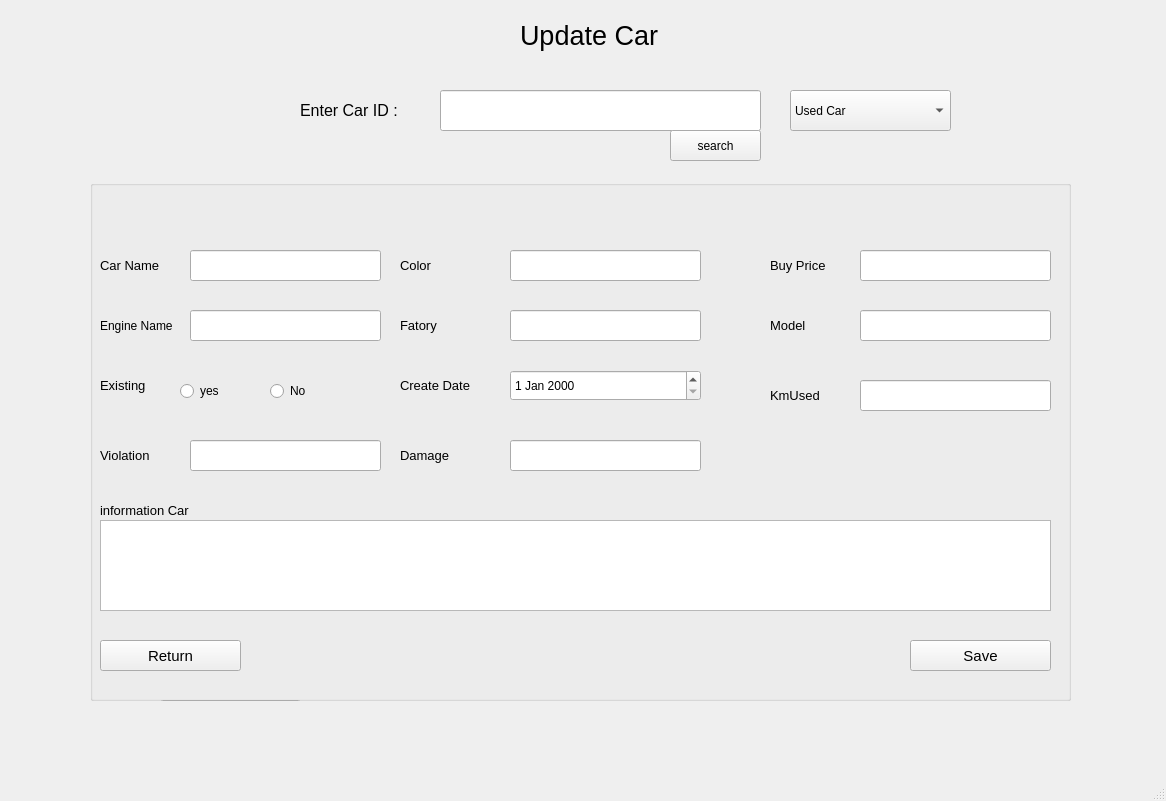
<?xml version="1.0" encoding="UTF-8"?>
<ui version="4.0">
 <class>Update_car</class>
 <widget class="QMainWindow" name="Update_car">
  <property name="geometry">
   <rect>
    <x>0</x>
    <y>0</y>
    <width>1166</width>
    <height>801</height>
   </rect>
  </property>
  <property name="windowTitle">
   <string>MainWindow</string>
  </property>
  <widget class="QWidget" name="centralwidget">
   <widget class="QLabel" name="label_2">
    <property name="geometry">
     <rect>
      <x>520</x>
      <y>-20</y>
      <width>171</width>
      <height>111</height>
     </rect>
    </property>
    <property name="font">
     <font>
      <pointsize>20</pointsize>
     </font>
    </property>
    <property name="text">
     <string>Update Car</string>
    </property>
   </widget>
   <widget class="QLabel" name="label_5">
    <property name="geometry">
     <rect>
      <x>300</x>
      <y>80</y>
      <width>241</width>
      <height>61</height>
     </rect>
    </property>
    <property name="font">
     <font>
      <pointsize>12</pointsize>
     </font>
    </property>
    <property name="text">
     <string>Enter Car ID :</string>
    </property>
   </widget>
   <widget class="QLineEdit" name="lineEdit_carID">
    <property name="geometry">
     <rect>
      <x>440</x>
      <y>90</y>
      <width>321</width>
      <height>41</height>
     </rect>
    </property>
   </widget>
   <widget class="QPushButton" name="pushButton_searchIDCar">
    <property name="geometry">
     <rect>
      <x>670</x>
      <y>130</y>
      <width>91</width>
      <height>31</height>
     </rect>
    </property>
    <property name="font">
     <font>
      <pointsize>9</pointsize>
     </font>
    </property>
    <property name="text">
     <string>search</string>
    </property>
   </widget>
   <widget class="QComboBox" name="comboBox">
    <property name="geometry">
     <rect>
      <x>790</x>
      <y>90</y>
      <width>161</width>
      <height>41</height>
     </rect>
    </property>
    <item>
     <property name="text">
      <string>Used Car</string>
     </property>
    </item>
    <item>
     <property name="text">
      <string>New Car</string>
     </property>
    </item>
   </widget>
   <widget class="QGroupBox" name="groupBox_2">
    <property name="geometry">
     <rect>
      <x>90</x>
      <y>180</y>
      <width>981</width>
      <height>521</height>
     </rect>
    </property>
    <property name="font">
     <font>
      <pointsize>9</pointsize>
     </font>
    </property>
    <property name="title">
     <string/>
    </property>
    <widget class="QLineEdit" name="lineEdit_cengine">
     <property name="geometry">
      <rect>
       <x>100</x>
       <y>130</y>
       <width>191</width>
       <height>31</height>
      </rect>
     </property>
     <property name="echoMode">
      <enum>QLineEdit::Normal</enum>
     </property>
    </widget>
    <widget class="QLineEdit" name="lineEdit_carname">
     <property name="geometry">
      <rect>
       <x>100</x>
       <y>70</y>
       <width>191</width>
       <height>31</height>
      </rect>
     </property>
     <property name="echoMode">
      <enum>QLineEdit::Normal</enum>
     </property>
    </widget>
    <widget class="QLineEdit" name="lineEdit_color">
     <property name="geometry">
      <rect>
       <x>420</x>
       <y>70</y>
       <width>191</width>
       <height>31</height>
      </rect>
     </property>
     <property name="echoMode">
      <enum>QLineEdit::Normal</enum>
     </property>
    </widget>
    <widget class="QLineEdit" name="lineEdit_factory">
     <property name="geometry">
      <rect>
       <x>420</x>
       <y>130</y>
       <width>191</width>
       <height>31</height>
      </rect>
     </property>
     <property name="echoMode">
      <enum>QLineEdit::Normal</enum>
     </property>
    </widget>
    <widget class="QLineEdit" name="lineEdit_bprice">
     <property name="geometry">
      <rect>
       <x>770</x>
       <y>70</y>
       <width>191</width>
       <height>31</height>
      </rect>
     </property>
     <property name="echoMode">
      <enum>QLineEdit::Normal</enum>
     </property>
    </widget>
    <widget class="QLineEdit" name="lineEdit_model">
     <property name="geometry">
      <rect>
       <x>770</x>
       <y>130</y>
       <width>191</width>
       <height>31</height>
      </rect>
     </property>
     <property name="echoMode">
      <enum>QLineEdit::Normal</enum>
     </property>
    </widget>
    <widget class="QLabel" name="label_31">
     <property name="geometry">
      <rect>
       <x>10</x>
       <y>70</y>
       <width>101</width>
       <height>31</height>
      </rect>
     </property>
     <property name="font">
      <font>
       <pointsize>10</pointsize>
      </font>
     </property>
     <property name="text">
      <string>Car Name</string>
     </property>
    </widget>
    <widget class="QLabel" name="label_32">
     <property name="geometry">
      <rect>
       <x>10</x>
       <y>130</y>
       <width>101</width>
       <height>31</height>
      </rect>
     </property>
     <property name="font">
      <font>
       <pointsize>9</pointsize>
      </font>
     </property>
     <property name="text">
      <string>Engine Name</string>
     </property>
    </widget>
    <widget class="QLabel" name="label_33">
     <property name="geometry">
      <rect>
       <x>10</x>
       <y>190</y>
       <width>81</width>
       <height>31</height>
      </rect>
     </property>
     <property name="font">
      <font>
       <pointsize>10</pointsize>
      </font>
     </property>
     <property name="text">
      <string>Existing</string>
     </property>
    </widget>
    <widget class="QLabel" name="label_34">
     <property name="geometry">
      <rect>
       <x>310</x>
       <y>70</y>
       <width>101</width>
       <height>31</height>
      </rect>
     </property>
     <property name="font">
      <font>
       <pointsize>10</pointsize>
      </font>
     </property>
     <property name="text">
      <string>Color</string>
     </property>
    </widget>
    <widget class="QLabel" name="label_35">
     <property name="geometry">
      <rect>
       <x>310</x>
       <y>190</y>
       <width>101</width>
       <height>31</height>
      </rect>
     </property>
     <property name="font">
      <font>
       <pointsize>10</pointsize>
      </font>
     </property>
     <property name="text">
      <string>Create Date</string>
     </property>
    </widget>
    <widget class="QLabel" name="label_38">
     <property name="geometry">
      <rect>
       <x>680</x>
       <y>70</y>
       <width>101</width>
       <height>31</height>
      </rect>
     </property>
     <property name="font">
      <font>
       <pointsize>10</pointsize>
      </font>
     </property>
     <property name="text">
      <string>Buy Price</string>
     </property>
    </widget>
    <widget class="QLabel" name="label_39">
     <property name="geometry">
      <rect>
       <x>680</x>
       <y>130</y>
       <width>101</width>
       <height>31</height>
      </rect>
     </property>
     <property name="font">
      <font>
       <pointsize>10</pointsize>
      </font>
     </property>
     <property name="text">
      <string>Model</string>
     </property>
    </widget>
    <widget class="QLabel" name="label_40">
     <property name="geometry">
      <rect>
       <x>310</x>
       <y>130</y>
       <width>101</width>
       <height>31</height>
      </rect>
     </property>
     <property name="font">
      <font>
       <pointsize>10</pointsize>
      </font>
     </property>
     <property name="text">
      <string>Fatory</string>
     </property>
    </widget>
    <widget class="QTableView" name="tableView_informationcar">
     <property name="geometry">
      <rect>
       <x>10</x>
       <y>340</y>
       <width>951</width>
       <height>91</height>
      </rect>
     </property>
    </widget>
    <widget class="QLabel" name="label_42">
     <property name="geometry">
      <rect>
       <x>10</x>
       <y>320</y>
       <width>201</width>
       <height>21</height>
      </rect>
     </property>
     <property name="font">
      <font>
       <pointsize>10</pointsize>
      </font>
     </property>
     <property name="text">
      <string>information Car</string>
     </property>
    </widget>
    <widget class="QDateEdit" name="dateEdit_cdate">
     <property name="geometry">
      <rect>
       <x>420</x>
       <y>190</y>
       <width>191</width>
       <height>31</height>
      </rect>
     </property>
    </widget>
    <widget class="QRadioButton" name="radioButton_yes">
     <property name="geometry">
      <rect>
       <x>90</x>
       <y>200</y>
       <width>97</width>
       <height>22</height>
      </rect>
     </property>
     <property name="text">
      <string>yes</string>
     </property>
    </widget>
    <widget class="QRadioButton" name="radioButton_no">
     <property name="geometry">
      <rect>
       <x>180</x>
       <y>200</y>
       <width>97</width>
       <height>22</height>
      </rect>
     </property>
     <property name="text">
      <string>No</string>
     </property>
    </widget>
    <widget class="QPushButton" name="btn_save_updatecustomer">
     <property name="geometry">
      <rect>
       <x>820</x>
       <y>460</y>
       <width>141</width>
       <height>31</height>
      </rect>
     </property>
     <property name="font">
      <font>
       <pointsize>11</pointsize>
      </font>
     </property>
     <property name="text">
      <string>Save</string>
     </property>
    </widget>
    <widget class="QLineEdit" name="lineEdit_violation">
     <property name="geometry">
      <rect>
       <x>100</x>
       <y>260</y>
       <width>191</width>
       <height>31</height>
      </rect>
     </property>
     <property name="echoMode">
      <enum>QLineEdit::Normal</enum>
     </property>
    </widget>
    <widget class="QLabel" name="label_36">
     <property name="geometry">
      <rect>
       <x>10</x>
       <y>260</y>
       <width>101</width>
       <height>31</height>
      </rect>
     </property>
     <property name="font">
      <font>
       <pointsize>10</pointsize>
      </font>
     </property>
     <property name="text">
      <string>Violation</string>
     </property>
    </widget>
    <widget class="QLineEdit" name="lineEdit_damage">
     <property name="geometry">
      <rect>
       <x>420</x>
       <y>260</y>
       <width>191</width>
       <height>31</height>
      </rect>
     </property>
     <property name="echoMode">
      <enum>QLineEdit::Normal</enum>
     </property>
    </widget>
    <widget class="QLabel" name="label_41">
     <property name="geometry">
      <rect>
       <x>310</x>
       <y>260</y>
       <width>101</width>
       <height>31</height>
      </rect>
     </property>
     <property name="font">
      <font>
       <pointsize>10</pointsize>
      </font>
     </property>
     <property name="text">
      <string>Damage</string>
     </property>
    </widget>
    <widget class="QLineEdit" name="lineEdit_km">
     <property name="geometry">
      <rect>
       <x>770</x>
       <y>200</y>
       <width>191</width>
       <height>31</height>
      </rect>
     </property>
     <property name="echoMode">
      <enum>QLineEdit::Normal</enum>
     </property>
    </widget>
    <widget class="QLabel" name="label_43">
     <property name="geometry">
      <rect>
       <x>680</x>
       <y>200</y>
       <width>101</width>
       <height>31</height>
      </rect>
     </property>
     <property name="font">
      <font>
       <pointsize>10</pointsize>
      </font>
     </property>
     <property name="text">
      <string>KmUsed</string>
     </property>
    </widget>
    <widget class="QPushButton" name="btn_save_updatecustomer_2">
     <property name="geometry">
      <rect>
       <x>10</x>
       <y>460</y>
       <width>141</width>
       <height>31</height>
      </rect>
     </property>
     <property name="font">
      <font>
       <pointsize>11</pointsize>
      </font>
     </property>
     <property name="text">
      <string>Return</string>
     </property>
    </widget>
    <widget class="QPushButton" name="btn_save_updatecustomer_3">
     <property name="geometry">
      <rect>
       <x>70</x>
       <y>520</y>
       <width>141</width>
       <height>31</height>
      </rect>
     </property>
     <property name="font">
      <font>
       <pointsize>11</pointsize>
      </font>
     </property>
     <property name="text">
      <string>Return</string>
     </property>
    </widget>
   </widget>
  </widget>
  <widget class="QMenuBar" name="menubar">
   <property name="geometry">
    <rect>
     <x>0</x>
     <y>0</y>
     <width>1166</width>
     <height>25</height>
    </rect>
   </property>
  </widget>
  <widget class="QStatusBar" name="statusbar"/>
 </widget>
 <resources/>
 <connections/>
</ui>
